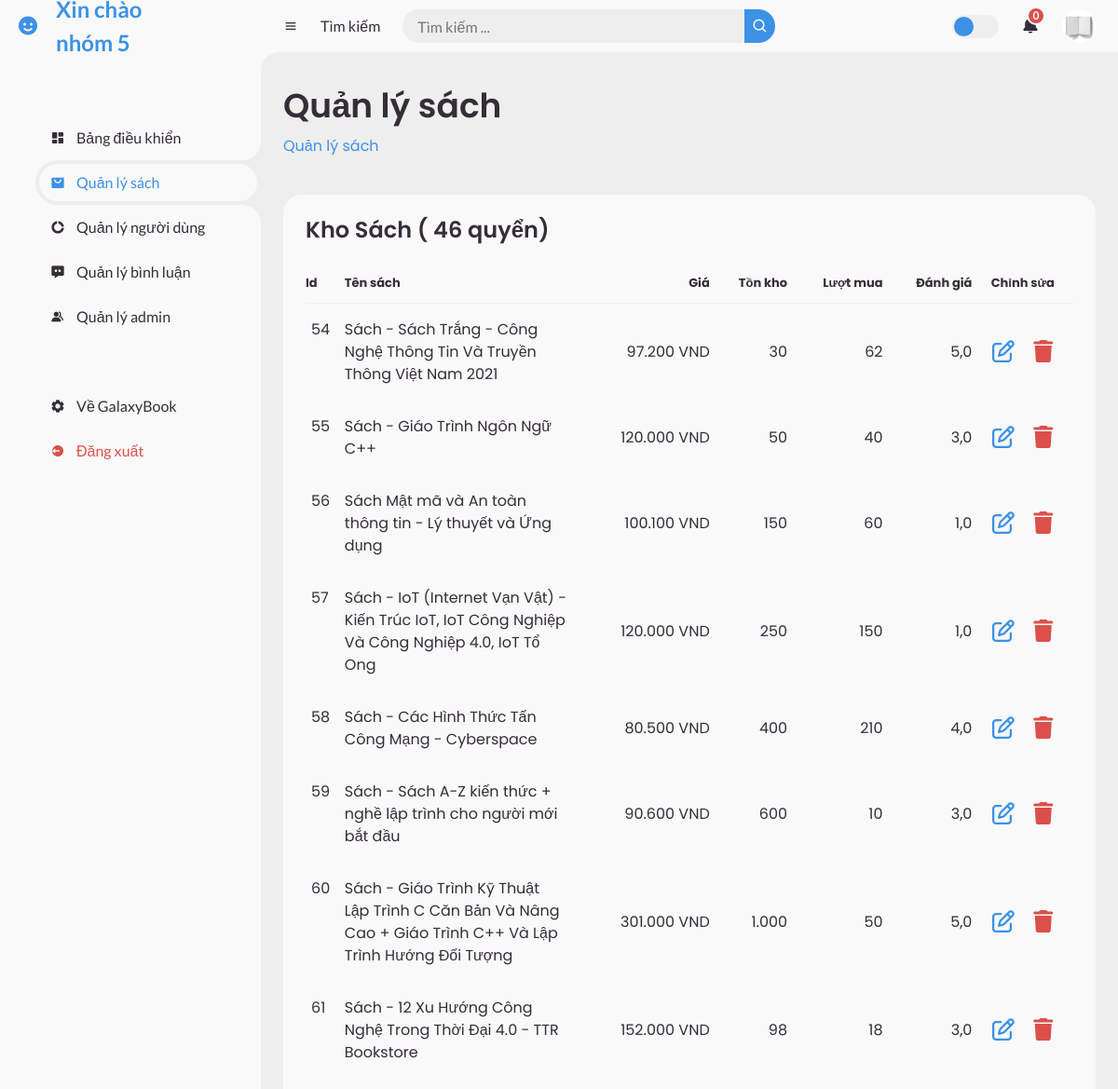
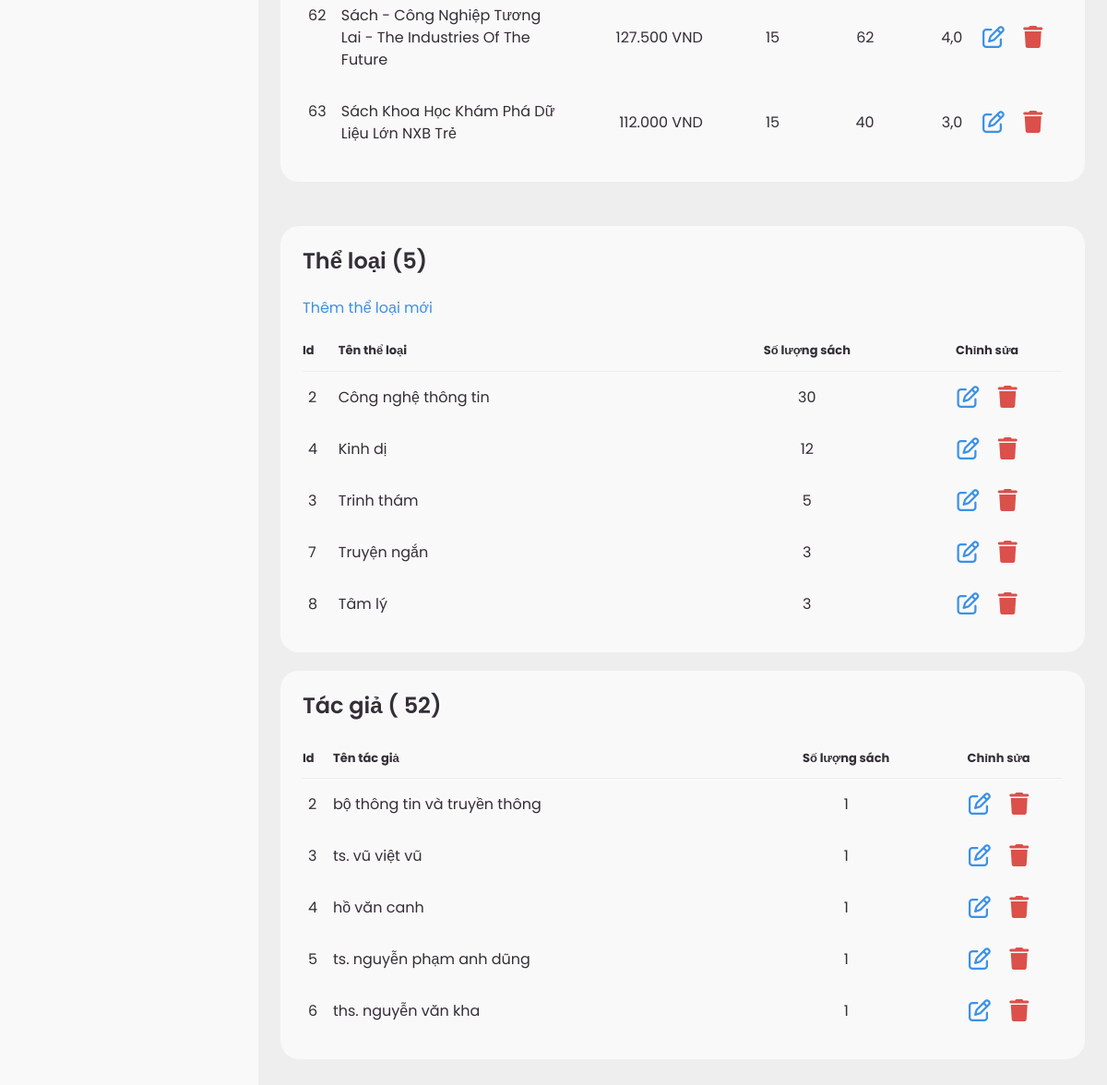
Screenshot of /index.php?pg=ad&active=book_management (signed in) with the database file from the repository (2 pictures, top to bottom).
### tables this page shows
CREATE TABLE `sach` (
  `Id` int(5) NOT NULL,
  `TenSach` varchar(255) NOT NULL,
  `NguoiDich` varchar(100) NOT NULL,
  `NamXuatBan` int(4) NOT NULL,
  `NhaXuatBan` varchar(100) NOT NULL,
  `SoLuongConHang` int(5) NOT NULL,
  `DonGia` double(9,2) NOT NULL,
  `GiamGia` int(2) DEFAULT 0,
  `LuotXem` int(5) DEFAULT 0,
  `NgayNhap` date DEFAULT NULL,
  `LuotBinhLuan` int(5) DEFAULT 0,
  `LuotMua` int(5) DEFAULT 0,
  `DanhGia` double(3,2) DEFAULT 0.00,
  `TrangThai` int(1) DEFAULT 1,
  `MoTa` varchar(225) NOT NULL,
  `MoTaChiTiet` text NOT NULL
);

CREATE TABLE `theloai` (
  `Id` int(5) NOT NULL,
  `TenTheLoai` varchar(255) NOT NULL
);

CREATE TABLE `tacgia` (
  `Id` int(5) NOT NULL,
  `HoVaTen` varchar(100) NOT NULL
);

### admin/view/index.php (called while the page is built, shortened)
<?php
include('admin/model/m_book.php');
include('admin/view/header.php');
include('admin/view/' . $active . '.php');
include('admin/view/footer.php');
?>

### admin/model/m_book.php (called while the page is built, shortened)
<?php
function getAuthorsWithBookCount($limit, $search)
{
    $conn = pdo_get_connection();
    if ($conn) {
        try {
            $sql = "SELECT tg.Id, tg.HoVaTen, COUNT(stg.Id_Sach) as bookCount
                    FROM tacgia tg
                    LEFT JOIN sach_tacgia stg ON tg.Id = stg.Id_TacGia
                    LEFT JOIN sach s ON stg.Id_Sach = s.Id
                    WHERE tg.HoVaTen LIKE :search
                    GROUP BY tg.Id, tg.HoVaTen
                    LIMIT :limit";
            $stmt = $conn->prepare($sql);
            $stmt->bindValue(':search', '%' . $search . '%', PDO::PARAM_STR);
            $stmt->bindParam(':limit', $limit, PDO::PARAM_INT);
            $stmt->execute();
            $results = $stmt->fetchAll(PDO::FETCH_ASSOC);
            return $results;
        } catch (PDOException $e) {
            echo "Lỗi truy vấn: " . $e->getMessage();
            return null;
        }
    } else {
        return null;
    }
}
function getAuthorCount()
{
    $conn = pdo_get_connection();
    if ($conn) {
        try {
            $sql = "SELECT COUNT(Id) as authorCount FROM tacgia";
            $stmt = $conn->query($sql);
            $result = $stmt->fetch(PDO::FETCH_ASSOC);
            return $result['authorCount'];
        } catch (PDOException $e) {
            echo "Lỗi truy vấn: " . $e->getMessage();
            return null;
        }
    } else {
        return null;
    }
}
function getCategoriesWithBookCount($limit, $search)
{
    $conn = pdo_get_connection();
    if ($conn) {
        try {
            $sql = "SELECT tl.Id, tl.TenTheLoai, COUNT(stl.Id_Sach) as bookCount
                    FROM theloai tl
                    LEFT JOIN sach_theloai stl ON tl.Id = stl.Id_TheLoai";
            $sql .= " GROUP BY tl.Id, tl.TenTheLoai
                      ORDER BY bookCount DESC
                      LIMIT :limit";
            $stmt = $conn->prepare($sql);
            $stmt->bindParam(':limit', $limit, PDO::PARAM_INT);
            $stmt->execute();
            $result = $stmt->fetchAll(PDO::FETCH_ASSOC);
            return $result;
        } catch (PDOException $e) {
            echo "Lỗi truy vấn: " . $e->getMessage();
            return null;
        }
    } else {
        return null;
    }
}
function getCategoryCount()
{
    $conn = pdo_get_connection();
    if ($conn) {
        try {
            $sql = "SELECT COUNT(*) as total FROM theloai";
            $stmt = $conn->query($sql);
            $result = $stmt->fetch(PDO::FETCH_ASSOC);
            return $result['total'];
        } catch (PDOException $e) {
            echo "Lỗi truy vấn: " . $e->getMessage();
            return null;
        }
    } else {
        return null;
    }
}
function getBookAll($limit)
{
    $sql = "SELECT * FROM sach ORDER BY Id ASC LIMIT $limit";
    return pdo_query($sql);
}
function getBookCount()
{
    $conn = pdo_get_connection();
    if ($conn) {
        try {
            $sql = "SELECT COUNT(*) as total FROM sach";
            $stmt = $conn->query($sql);
            $result = $stmt->fetch(PDO::FETCH_ASSOC);
            return $result['total'];
        } catch (PDOException $e) {
            echo "Lỗi truy vấn: " . $e->getMessage();
            return null;
        }
    } else {
        return null;
    }
}
?>

### model/pdo.php (called while the page is built, shortened)
<?php
function pdo_get_connection() {
    $host = "localhost";
    $dbname = "galaxybook";
    $username = 'root';
    $password = '';
    $dburl = "mysql:host=".$host.";dbname=".$dbname.";charset=utf8";
    try {
        $conn = new PDO($dburl, $username, $password);
        $conn->setAttribute(PDO::ATTR_ERRMODE, PDO::ERRMODE_EXCEPTION);
        return $conn;
    } catch (PDOException $e) {
        echo "Lỗi kết nối: " . $e->getMessage();
        return null;
    }
}
function pdo_query($sql, $params = array()) {
    try {
        $conn = pdo_get_connection();
        $stmt = $conn->prepare($sql);
        $stmt->execute($params);
        $rows = $stmt->fetchAll();
        return $rows;
    } catch (PDOException $e) {
        throw $e;
    } finally {
        unset($conn);
    }
}

### admin/view/book_management.php (the view, shortened to what this page needs)
<?php
$listbook = getBookAll(10);
$bookCount = getBookCount();
$listGenres = getCategoriesWithBookCount(5, null);
$categoryCount = getCategoryCount();
$listAuthors = getAuthorsWithBookCount(5, null);
$authorCount = getAuthorCount();
?>
<main>
    <div class="head-title">
        <div class="left">
            <h1>Quản lý sách</h1>
            <ul class="breadcrumb">
                <li>
                    <a href="index.php?pg=ad&active=book_management" class="active">Quản lý sách</a>
                </li>
            </ul>
        </div>
    </div>
    <div class="table-data">
        <div class="order">
            <div class="head">
                <h3>Kho Sách (
                    <?= number_format($bookCount, 0, ',', '.') ?> quyển)
                </h3>
            </div>
            <table>
                <thead>
                    <tr>
                        <th>Id</th>
                        <th>Tên sách</th>
                        <th style="text-align: end;">Giá</th>
                        <th style="text-align: end;">Tồn kho</th>
                        <th style="text-align: end;">Lượt mua</th>
                        <th style="text-align: end;">Đánh giá</th>
                        <th style="text-align: center;">Chỉnh sửa</th>
                    </tr>
                </thead>
                <tbody>
                    <?php
                    foreach ($listbook as $book):
                        ?>
                        <tr>
                            <td>
                                <?= $book['Id'] ?>
                            </td>
                            <td style="max-width:150px;">
                                <?= $book['TenSach'] ?>
                            </td>
                            <td style="text-align: end;">
                                <?= number_format($book['DonGia'], 0, ',', '.') ?> VND
                            </td>
                            <td style="text-align: end;">
                                <?= number_format($book['SoLuongConHang'], 0, ',', '.') ?>
                            </td>
                            <td style="text-align: end;">
                                <?= number_format($book['LuotMua'], 0, ',', '.') ?>
                            </td>
                            <td style="text-align: end;">
                                <?= number_format($book['DanhGia'], 1, ',', '.') ?>
                            </td>
                            <td style="text-align: center;">
                                <a href="index.php?pg=ad&active=book_update&bookId=<?= $book['Id'] ?>" class="btn-update">
                                    <i class="fa-regular fa-pen-to-square fa-xl" style="color: var(--blue);"></i>
                                </a>
                                <a href="index.php?pg=ad&active=book_management&bookDeleteId=<?= $book['Id'] ?>" class="btn-del">
                                    <i class="fa-solid fa-trash fa-xl" style="color: var(--red); margin-left: 1rem;;"></i>
                                </a>
                            </td>
                        </tr>
                    <?php endforeach; ?>
                </tbody>
            </table>
        </div>
        <div class="table-data" style="flex-direction: row; gap:20px; padding: 0; background-color: var(--grey)">
            <div class="order">
                <div class="head">
                    <h3>Thể loại (<?=$categoryCount ?>)</h3>
                    <a href="#" style="color: var(--blue);">Thêm thể loại mới</a>
                </div>
                <table>
                    <thead>
                        <tr>
                            <th>Id</th>
                            <th>Tên thể loại</th>
                            <th style="text-align: center;">Số lượng sách</th>
                            <th style="text-align: center;">Chỉnh sửa</th>
                        </tr>
                    </thead>
                    <tbody>
                        <?php
                        foreach ($listGenres as $genres):
                            ?>
                            <tr>
                                <td>
                                    <?= $genres['Id'] ?>
                                </td>
                                <td>
                                    <?= $genres['TenTheLoai'] ?>
                                </td>
                                <td style="text-align: center;">
                                    <?= $genres['bookCount'] ?>
                                </td>
                                <td style="text-align: center;">
                                    <a href="index.php?pg=ad&active=book_genreUpdate&genreId=<?= $genres['Id'] ?>" class="btn-update">
                                        <i class="fa-regular fa-pen-to-square fa-xl" style="color: var(--blue);"></i>
                                    </a>
                                    <a href="index.php?pg=ad&active=book_management&deleteCategoryId=<?= $genres['Id'] ?>" class="btn-del">
                                        <i class="fa-solid fa-trash fa-xl"
                                            style="color: var(--red); margin-left: 1rem;"></i>
                                    </a>
                                </td>
                            </tr>
                        <?php endforeach; ?>
                    </tbody>
                </table>
            </div>
            <div class="order">
                <div class="head">
                    <h3>Tác giả (
                        <?= $authorCount ?>)
                    </h3>
                </div>
                <table>
                    <thead>
                        <tr>
                            <th>Id</th>
                            <th>Tên tác giả</th>
                            <th style="text-align: center;">Số lượng sách</th>
                            <th style="text-align: center;">Chỉnh sửa</th>
                        </tr>
                    </thead>
                    <tbody>
                    <?php
                        foreach ($listAuthors as $authors):
                            ?>
                            <tr>
                                <td>
                                    <?= $authors['Id'] ?>
                                </td>
                                <td>
                                    <?= $authors['HoVaTen'] ?>
                                </td>
                                <td style="text-align: center;">
                                    <?= $authors['bookCount'] ?>
                                </td>
                                <td style="text-align: center;">
                                    <a href="index.php?pg=ad&active=book_authorUpdate&authorId=<?= $authors['Id'] ?>" class="btn-update">
                                        <i class="fa-regular fa-pen-to-square fa-xl" style="color: var(--blue);"></i>
                                    </a>
                                    <a href="index.php?pg=ad&active=book_management&deleteAuthorById=<?= $authors['Id'] ?>" class="btn-del">
                                        <i class="fa-solid fa-trash fa-xl"
                                            style="color: var(--red); margin-left: 1rem;;"></i>
                                    </a>
                                </td>
                            </tr>
                        <?php endforeach; ?>
                    </tbody>
                </table>
            </div>
        </div>
    </div>
</main>

### admin/layout/assets/css/header_footer.css (style rules this page uses)
* { margin: 0; padding: 0; box-sizing: border-box; }
a { text-decoration: none; }
li { list-style: none; }
:root { --poppins: 'Poppins', sans-serif; --lato: 'Lato', sans-serif; --light: #F9F9F9; --blue: #3C91E6; --light-blue: #CFE8FF; --grey: #eee; --dark-grey: #AAAAAA; --dark: #342E37; --red: #DB504A; --yellow: #FFCE26; --light-yellow: #FFF2C6; --orange: #FD7238; --light-orange: #FFE0D3; }
html { overflow-x: hidden; }
body { background: var(--grey); overflow-x: hidden; }

### admin/layout/assets/css/book_management.css (style rules this page uses)
#content main { width: 100%; padding: 36px 24px; font-family: var(--poppins); max-height: calc(100vh - 56px); overflow-y: auto; }
#content main .head-title { display: flex; align-items: center; justify-content: space-between; grid-gap: 16px; flex-wrap: wrap; }
#content main .head-title .left h1 { font-size: 36px; font-weight: 600; margin-bottom: 10px; color: var(--dark); }
#content main .head-title .left .breadcrumb { display: flex; align-items: center; grid-gap: 16px; }
#content main .head-title .left .breadcrumb li { color: var(--dark); }
#content main .head-title .left .breadcrumb li a { color: var(--dark-grey); pointer-events: none; }
#content main .head-title .left .breadcrumb li a.active { color: var(--blue); pointer-events: unset; }
#content main .table-data { display: flex; flex-wrap: wrap; grid-gap: 24px; margin-top: 24px; width: 100%; color: var(--dark); }
#content main .table-data > div { border-radius: 20px; background: var(--light); padding: 24px; overflow-x: auto; }
#content main .table-data .head { display: flex; flex-direction:column; align-items: start; grid-gap: 16px; margin-bottom: 24px; }
#content main .table-data .head h3 { margin-right: auto; font-size: 24px; font-weight: 600; }
#content main .table-data .order { flex-grow: 1; flex-basis: 500px; }
#content main .table-data .order table { width: 100%; border-collapse: collapse; }
#content main .table-data .order table th { padding-bottom: 12px; font-size: 13px; text-align: left; border-bottom: 1px solid var(--grey); }
#content main .table-data .order table td { padding: 16px 0; }
#content main .table-data .order table tr td:first-child { display: flex; align-items: center; grid-gap: 12px; padding-left: 6px; }
@media screen and (max-width: 1440px) { #content main .table-data .head { min-width: 420px; } }
@media screen and (max-width: 1440px) { #content main .table-data .order table { min-width: 420px; } }

### rows the page displays
sach: Id "54", TenSach "Sách - Sách Trắng - Công Nghệ Thông Tin Và Truyền Thông Việt Nam 2021", DonGia "97.200", SoLuongConHang "30", LuotMua "62", DanhGia "5,0"
sach: Id "55", TenSach "Sách - Giáo Trình Ngôn Ngữ C++", DonGia "120.000", SoLuongConHang "50", LuotMua "40", DanhGia "3,0"
sach: Id "56", TenSach "Sách Mật mã và An toàn thông tin - Lý thuyết và Ứng dụng", DonGia "100.100", SoLuongConHang "150", LuotMua "60", DanhGia "1,0"
sach: Id "57", TenSach "Sách - IoT (Internet Vạn Vật) - Kiến Trúc IoT, IoT Công Nghiệp Và Công Nghiệp 4.0, IoT Tổ Ong", DonGia "120.000", SoLuongConHang "250", LuotMua "150", DanhGia "1,0"
sach: Id "58", TenSach "Sách - Các Hình Thức Tấn Công Mạng - Cyberspace", DonGia "80.500", SoLuongConHang "400", LuotMua "210", DanhGia "4,0"
sach: Id "59", TenSach "Sách - Sách A-Z kiến thức + nghề lập trình cho người mới bắt đầu", DonGia "90.600", SoLuongConHang "600", LuotMua "10", DanhGia "3,0"
sach: Id "60", TenSach "Sách - Giáo Trình Kỹ Thuật Lập Trình C Căn Bản Và Nâng Cao + Giáo Trình C++ Và Lập Trình Hướng Đối Tượng", DonGia "301.000", SoLuongConHang "1.000", LuotMua "50", DanhGia "5,0"
sach: Id "61", TenSach "Sách - 12 Xu Hướng Công Nghệ Trong Thời Đại 4.0 - TTR Bookstore", DonGia "152.000", SoLuongConHang "98", LuotMua "18", DanhGia "3,0"
sach: Id "62", TenSach "Sách - Công Nghiệp Tương Lai - The Industries Of The Future", DonGia "127.500", SoLuongConHang "15", LuotMua "62", DanhGia "4,0"
sach: Id "63", TenSach "Sách Khoa Học Khám Phá Dữ Liệu Lớn NXB Trẻ", DonGia "112.000", SoLuongConHang "15", LuotMua "40", DanhGia "3,0"
theloai: Id "2", TenTheLoai "Công nghệ thông tin", bookCount "30"
theloai: Id "4", TenTheLoai "Kinh dị", bookCount "12"
theloai: Id "3", TenTheLoai "Trinh thám", bookCount "5"
theloai: Id "7", TenTheLoai "Truyện ngắn", bookCount "3"
theloai: Id "8", TenTheLoai "Tâm lý", bookCount "3"
tacgia: Id "2", HoVaTen "bộ thông tin và truyền thông", bookCount "1"
tacgia: Id "3", HoVaTen "ts. vũ việt vũ", bookCount "1"
tacgia: Id "4", HoVaTen "hồ văn canh", bookCount "1"
tacgia: Id "5", HoVaTen "ts. nguyễn phạm anh dũng", bookCount "1"
tacgia: Id "6", HoVaTen "ths. nguyễn văn kha", bookCount "1"

### other values shown
$_SESSION['user']['HoVaTen'] "nhóm 5"
$bookCount "46"
$categoryCount "5"
$authorCount "52"
